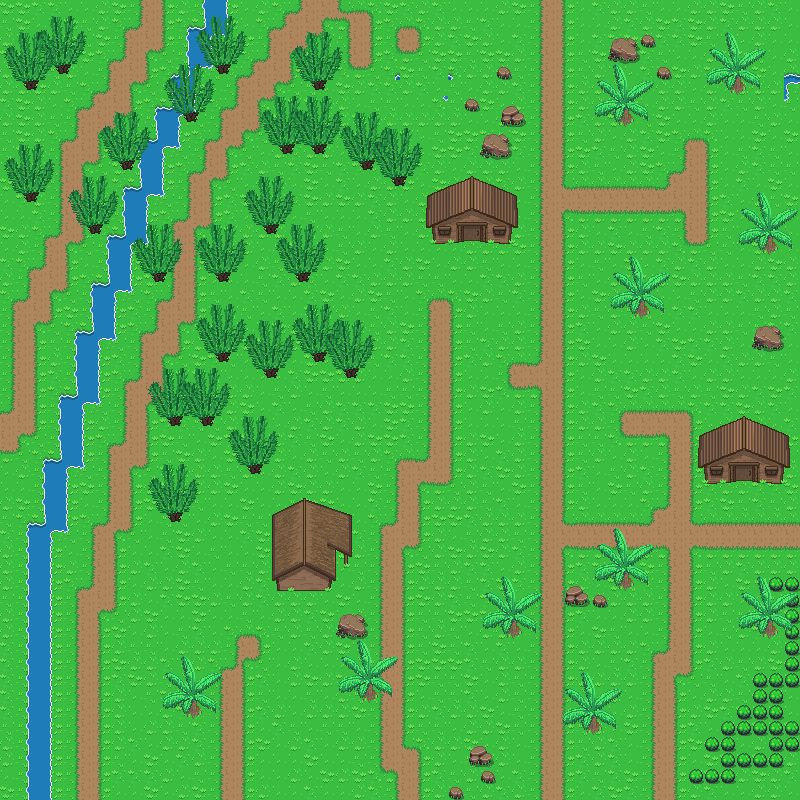

This is a level from a 2D game, rendered from its Tiled map with the project's own tilesets. A one-line summary and the map file follow, with tile-layer data summarised:
An orthogonal 50x50 tile map with 16x16 px tiles, 6 tile layers (Tile Layer 1, Tile Layer 2, Tile Layer 3, Tile Layer 4, ...), 2 tilesets.

<map version="1.0" tiledversion="1.0.2" orientation="orthogonal" renderorder="left-down" width="50" height="50" tilewidth="16" tileheight="16" nextobjectid="1">
 <properties>
  <property name="unity:sortingLayerName" value="AbovePlayer" />
 </properties>
 <tileset firstgid="1" source="../Tileset/Overworld.tsx" />
 <tileset firstgid="1729" source="../Tileset/Building.tsx" />
 <layer name="Tile Layer 1" width="50" height="50">
  <data>[2500 cells, 2500 non-empty, 30 distinct tile ids]</data>
 </layer>
 <layer name="Tile Layer 2" width="50" height="50">
  <data>[2500 cells, 134 non-empty, 14 distinct tile ids]</data>
 </layer>
 <layer name="Tile Layer 3" width="50" height="50">
  <data>[2500 cells, 0 non-empty, 0 distinct tile ids]</data>
 </layer>
 <layer name="Tile Layer 4" width="50" height="50">
  <data>[2500 cells, 67 non-empty, 46 distinct tile ids]</data>
 </layer>
 <layer name="AbovePlayer" width="50" height="50">
  <properties>
   <property name="unity:sortingLayerName" value="AbovePlayer" />
  </properties>
  <data>[2500 cells, 180 non-empty, 12 distinct tile ids]</data>
 </layer>
 <layer name="AbovePlayer" width="50" height="50">
  <data>[2500 cells, 281 non-empty, 45 distinct tile ids]</data>
 </layer>
</map>
